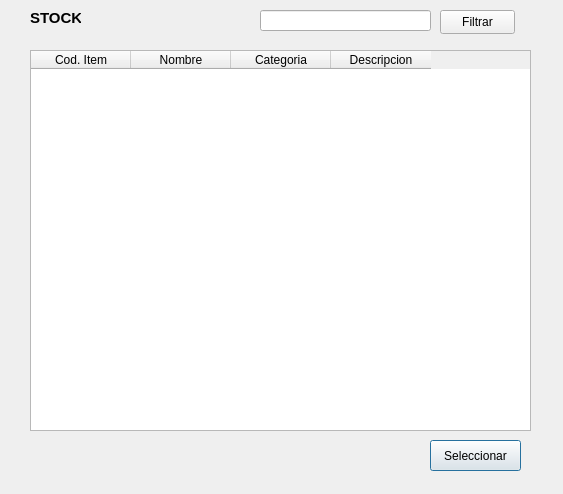
<?xml version="1.0" encoding="UTF-8"?>
<ui version="4.0">
 <class>ventanaSeleccionarStock</class>
 <widget class="QDialog" name="ventanaSeleccionarStock">
  <property name="geometry">
   <rect>
    <x>0</x>
    <y>0</y>
    <width>563</width>
    <height>494</height>
   </rect>
  </property>
  <property name="windowTitle">
   <string>Stock</string>
  </property>
  <widget class="QLabel" name="label">
   <property name="geometry">
    <rect>
     <x>30</x>
     <y>10</y>
     <width>51</width>
     <height>16</height>
    </rect>
   </property>
   <property name="font">
    <font>
     <pointsize>11</pointsize>
     <bold>true</bold>
    </font>
   </property>
   <property name="text">
    <string>STOCK</string>
   </property>
  </widget>
  <widget class="QTableWidget" name="tablaSeleccionarStock">
   <property name="geometry">
    <rect>
     <x>30</x>
     <y>50</y>
     <width>501</width>
     <height>381</height>
    </rect>
   </property>
   <column>
    <property name="text">
     <string>Cod. Item</string>
    </property>
   </column>
   <column>
    <property name="text">
     <string>Nombre</string>
    </property>
   </column>
   <column>
    <property name="text">
     <string>Categoria</string>
    </property>
   </column>
   <column>
    <property name="text">
     <string>Descripcion</string>
    </property>
   </column>
  </widget>
  <widget class="QPushButton" name="btnSeleccionarStock">
   <property name="geometry">
    <rect>
     <x>430</x>
     <y>440</y>
     <width>91</width>
     <height>31</height>
    </rect>
   </property>
   <property name="text">
    <string>Seleccionar</string>
   </property>
  </widget>
  <widget class="QPushButton" name="btnFiltrarStock">
   <property name="geometry">
    <rect>
     <x>440</x>
     <y>10</y>
     <width>75</width>
     <height>24</height>
    </rect>
   </property>
   <property name="text">
    <string>Filtrar</string>
   </property>
  </widget>
  <widget class="QLineEdit" name="txtFiltrarStock">
   <property name="geometry">
    <rect>
     <x>260</x>
     <y>10</y>
     <width>171</width>
     <height>21</height>
    </rect>
   </property>
  </widget>
 </widget>
 <resources/>
 <connections/>
</ui>
